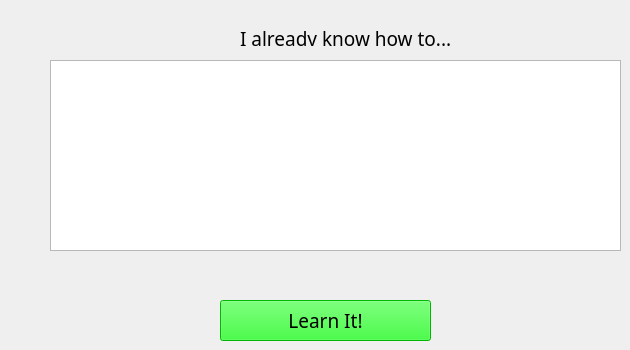
    <widget class="QWidget" name="tab_17">
     <attribute name="title">
      <string>My tray and body</string>
     </attribute>
     <widget class="QListView" name="trayTorsoKnowHowListView">
      <property name="geometry">
       <rect>
        <x>50</x>
        <y>60</y>
        <width>571</width>
        <height>191</height>
       </rect>
      </property>
     </widget>
     <widget class="QLabel" name="knowHowLabel_5">
      <property name="geometry">
       <rect>
        <x>240</x>
        <y>30</y>
        <width>261</width>
        <height>16</height>
       </rect>
      </property>
      <property name="font">
       <font>
        <family>Sans Serif</family>
        <pointsize>14</pointsize>
        <weight>50</weight>
        <italic>false</italic>
        <bold>false</bold>
       </font>
      </property>
      <property name="text">
       <string>I already know how to...</string>
      </property>
     </widget>
     <widget class="QPushButton" name="trayLearnItPushButton">
      <property name="geometry">
       <rect>
        <x>220</x>
        <y>300</y>
        <width>211</width>
        <height>41</height>
       </rect>
      </property>
      <property name="font">
       <font>
        <family>Sans Serif</family>
        <pointsize>14</pointsize>
        <weight>50</weight>
        <italic>false</italic>
        <bold>false</bold>
       </font>
      </property>
      <property name="styleSheet">
       <string notr="true">background-color: rgb(0, 255, 0);
color: rgb(0, 0, 0);</string>
      </property>
      <property name="text">
       <string>Learn It!</string>
      </property>
     </widget>
    </widget>
